Frame 1 (no input): blank canvas, image omitted
Frame 60 (the mouse pressed at the canvas centre just before this capture): blank canvas, image omitted
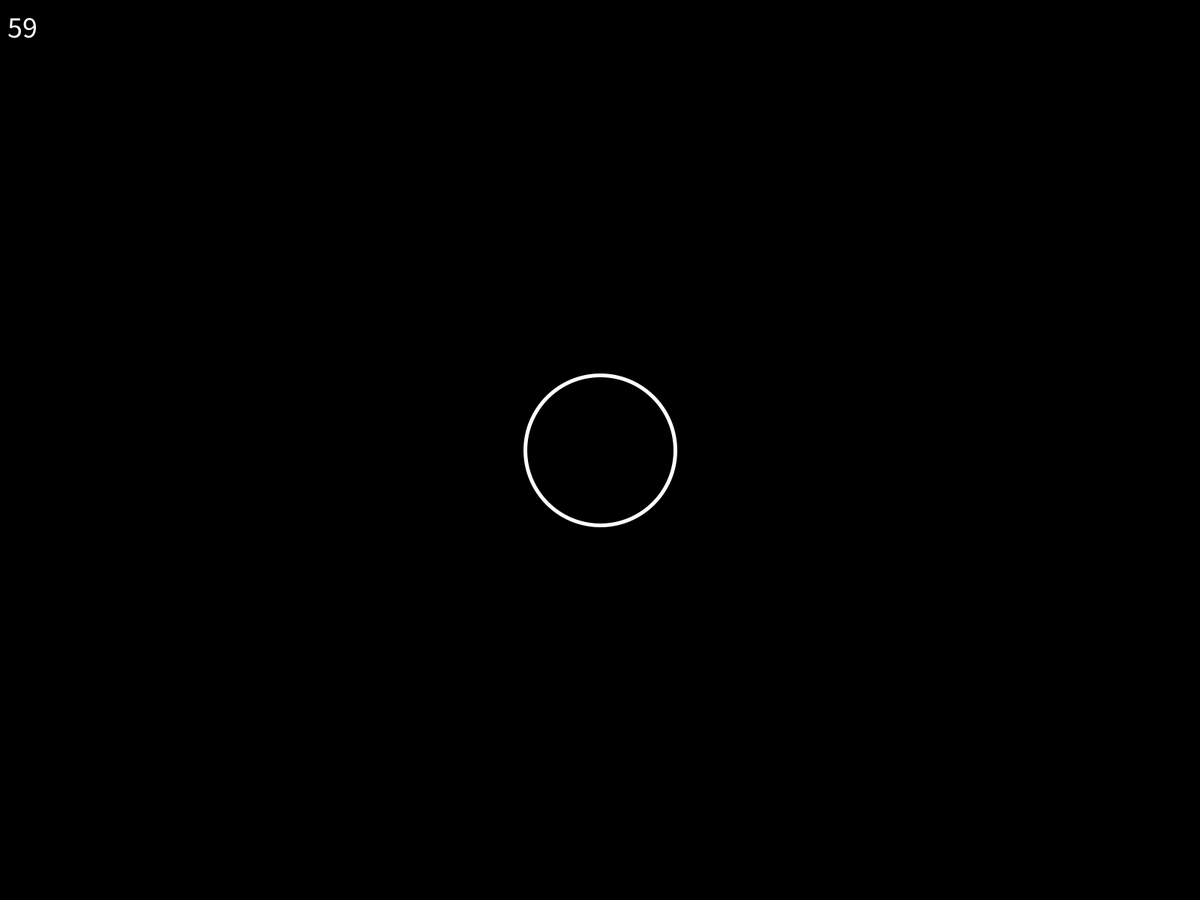
Frame 120 (the mouse held since frame 60 and released just before this capture)

The Processing sketch whose frames 1 and 60 were blank and that drew this single picture after the mouse press (run headless with seeded random() and noise(); from frame 60 on, the mouse is pressed at the canvas centre):

// Processing sketch: a5_processing
// ── a5_processing.pde
int temp = 0;

void setup() {
  fullScreen();
  noStroke();
  fill(0);
  background(0);
  smooth();
}

void draw() {
  background(0, 0, 0, 10);
  noFill();
  stroke(255);
  strokeWeight(5);
 
  if (mousePressed) {
    ellipse(mouseX, mouseY, 200, 200);
  }
  
  // draw previous text in black to erase it
  noStroke();
  fill(0); 
  text(temp, 10, 50); 
  
  // draw new text in white
  fill(255);
  textSize(40);
  temp = int(frameRate);
  text(temp, 10, 50);
}
